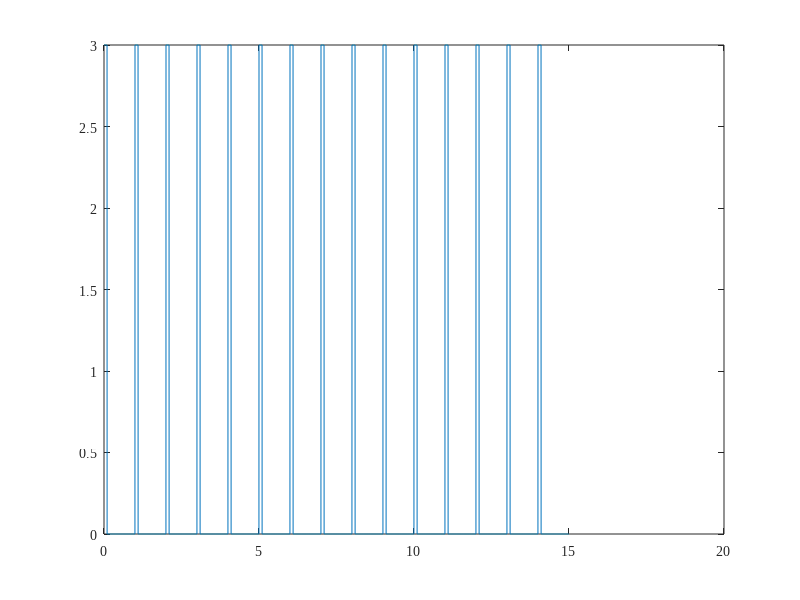

Write MATLAB code to recreate this figure. (Note: this script raises an error after producing the figure.)
clc, clear, close all;
set(0,'defaultAxesFontName','TimesNewRoman')
set(0,'defaultAxesFontSize',10)

fd = 500;

t_sec = 15;
t = 0: 1/fd: t_sec-1/fd;

% Test with square
t_sq = length(t)/t_sec/10; % 100ms
y_sq = zeros(1, fd);
for i = 1:t_sq
    y_sq(i) = 3; 
end
y_sq = repmat(y_sq, 1, t_sec);
plot(t, y_sq)

[y_multi, vel] = f_getMultirate(y_sq, fd);

figure()
subplot(211)
plot(t, y_multi(vel+1:end))
xlabel('t, s'); ylabel('A, mV'); xlim([0 4]); ylim([-1.2 3]);
grid on; title('Staciakampiai impulsai - daugiaspartis filtras');

yNir = f_getNirFilter(y_sq, fd);
subplot(212)
plot(t, yNir)
xlabel('t, s'); ylabel('A, mV'); xlim([0 4]); ylim([-1.2 3]);
grid on; title('Staciakampiai impulsai - NIR filtras');
saveas(gca,"outFigs/5.test-Square.jpg");

%% Test wih triangle
fd = 500;
t_sec = 15;
t = 0: 1/fd: t_sec-1/fd;

t_triangle_sec = 0.202;
t_temp = 0: 1/fd: t_triangle_sec-1/fd;

for ii = 1:length(t_temp)
    if t_temp(ii) <= 0.1
        y_triangle(ii) = 15*t_temp(ii);   
    else
        y_triangle(ii) = -15*t_temp(ii) + 3;
    end
end

y_triangle = [y_triangle, zeros(1, fd - length(t_temp))];
y_triangle = repmat(y_triangle, 1, t_sec);
figure()
plot(t, y_triangle)

% get filters
[y_multi, vel] = f_getMultirate(y_triangle, fd);

figure()
subplot(211)
plot(t, y_multi(vel+1:end))
xlabel('t, s'); ylabel('A, mV'); xlim([0 4]); ylim([-0.5 1.5]);
grid on; title('Trikampiai impulsai - daugiaspartis filtras');

yNir = f_getNirFilter(y_triangle, fd);
subplot(212)
plot(t, yNir)
xlabel('t, s'); ylabel('A, mV'); xlim([0 4]); ylim([-0.5 1.5]);
grid on; title('Trikampiai impulsai - NIR filtras');
saveas(gca,"outFigs/5.test-Triangle.jpg");



function [out_y, velinimas] = f_getMultirate(sig_y, f_d_Hz)
    D1 = 10
    D2 = 5

    % Decimation
    b_safety_H1 = fir1(45,(24.9/(f_d_Hz/2))); % Naudojamas panasus filtras i decimate (filtro eile = 30; fp() < (500 / 2*10) 
    ekg_1 = filter(b_safety_H1, 1, sig_y);
    ekg_1 = downsample(ekg_1, D1);
    current_FD = f_d_Hz / D1;
    
    b_safety_H2 = fir1(60,(3.5/(current_FD/2))); % Naudojamas panasus filtras i decimate (filtro eile = 30; fp() < (50 / 2*5) 
    ekg_2 = filter(b_safety_H2, 1, ekg_1);
    ekg_2 = downsample(ekg_2, D2);
    current_FD = current_FD / D2;

    % Low-pass filtras
    b_lowPass = fir1(40, (0.6/(current_FD/2)));
    ekg_3 = filter(b_lowPass, 1, ekg_2);

    
    % iterpolate
    ekg_4 = upsample(ekg_3, D2);
    ekg_4 = filter(b_safety_H2, 1, ekg_4);
    ekg_4 = ekg_4 * D2;
    
    ekg_5 = upsample(ekg_4, D1);
    ekg_5 = filter(b_safety_H1, 1, ekg_5);
    ekg_5 = ekg_5 * D1; % dreifas
    
    

    ekg_6 = sig_y - ekg_5;

    velinimas = length(b_safety_H1) + length(b_safety_H2)*D1 + length(b_lowPass)*D1*D2/2

    ekg_withZeros = [zeros(1, velinimas), sig_y];
    dreif_withZeros = [ekg_5, zeros(1, velinimas)];

    out_y = ekg_withZeros - dreif_withZeros;
end

function out_y = f_getNirFilter(sig_y, fd)
    fDelta_Hz = 1.5;
    f0_Hz = 50;
    K0 = 1;
    L = 3;
    S = mag2db(150);

    %3.4.2
    K = K0 * 10^(-S/20);
    Kr = K0 * 10^(-L/20);

    %3.4.3
    N = fd/f0_Hz;

    %3.4.4
    beta = sqrt((Kr^2 - K0^2)/(K^2 - Kr^2)) * tan((N*pi*fDelta_Hz) / (2*fd));

    k1 = (K0 + (K*beta)) / (1 + beta);
    k2 = (K0 - (K*beta)) / (1 + beta);
    k3 = (1 - beta) / (1 + beta);


    bNIR = [k1, zeros(1,N-1), -k2];
    aNIR = [1, zeros(1,N-1), -k3];

    %3.4.6
    out_y = filter(bNIR, aNIR, sig_y);
end  